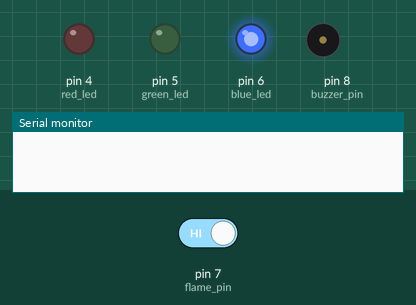
Recording of a sketch running on a simulated Arduino Uno, built with avr-gcc and run on an emulated ATmega328P. Parts: output pins drawn as LEDs (lit = HIGH), buzzer (waves = sounding), the last lines printed to the serial monitor. The inputs (shaded band) are chosen by the test bench; at power-on: pin 7 (flame_pin) HIGH.

Above: at 1.2 s.
1.3 s: pin 7 (flame_pin) driven LOW
At 9.0 s:
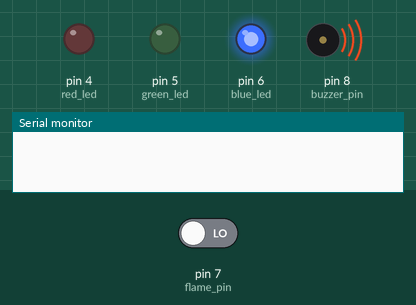
12.7 s: pin 7 (flame_pin) driven HIGH
At 13.3 s:
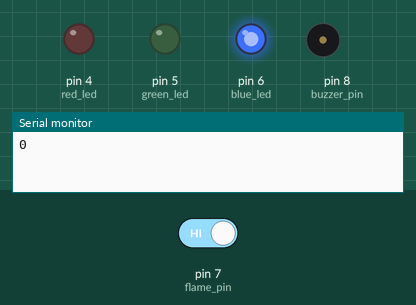
Timing chart, 0 to 15.7 s (numbered marks = the images above; inputs shaded):
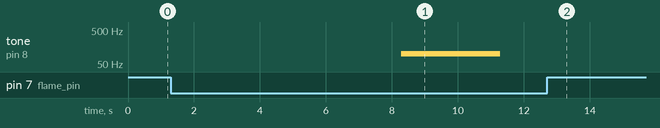

Measured:
- after the input at 1.3 s, tone on pin 8 (buzzer_pin): silent → 100 Hz after 7.0 s, → silent 3.0 s later
- after the input at 12.7 s, tone on pin 8 (buzzer_pin): stays silent (without the input it goes to 100 Hz after 3.8 s)

The sketch:

Arduino.ino
```cpp
#include <SPI.h>
#include <Wire.h>
#include <SoftwareSerial.h>
int red_led=4;
int green_led=5;
int blue_led=6;
int flame_pin=7;
int buzzer_pin=8;
unsigned long starttime;
unsigned long duration;
unsigned long cur_time;
unsigned long pre_time;
unsigned long sampletime_ms=10500;//10초마다 울림
unsigned int flame;

unsigned long hi;
unsigned long lo;
unsigned long CO2;
unsigned int ch;
SoftwareSerial mySerial(10, 11); // RX, TX
unsigned char hexdata[9] = {0xFF,0x01,0x86,0x00,0x00,0x00,0x00,0x00,0x79}; //Read the gas density command /Don't change the order
void setup() {
  Serial.begin(9600);
  pinMode(buzzer_pin,OUTPUT);
  pinMode(flame_pin,INPUT);
  pinMode(red_led,OUTPUT);
  pinMode(blue_led,OUTPUT);
  pinMode(green_led,OUTPUT);

  while(!Serial) {}
  mySerial.begin(9600);
  starttime=millis();
  pre_time=millis();
  duration=millis();
  digitalWrite(blue_led,1);
}
void loop() {
  for(int i=0; i<9; i++) {
     mySerial.write(hexdata,9);
    if(mySerial.available()>0) {
       ch = mySerial.read();
      if(i==2) { hi=ch; }   //High concentration
      if(i==3) { lo=ch; }   //Low concentration
      if(i==8) {
        CO2 = hi * 256 + lo;  //CO2 concentration
        //Serial.print("CO2 concentration: ");
        //Serial.print(CO2);
        //Serial.println("ppm");
      }
    }
  }
  if((millis()-duration)>8000){//5초마다 부저 울림
    duration=millis();
     if(CO2>=3000 || digitalRead(flame_pin)==0){
      tone(buzzer_pin,100,3000);
      }
  }
  delay(500);
  if((millis()-starttime)>sampletime_ms){//10초마다 데이터 전송 &&화재 알림
      Serial.println(String(CO2));
      starttime=millis();
      if(CO2<=1000){
          digitalWrite(green_led,0);
          digitalWrite(red_led,0);
          digitalWrite(blue_led,1);
      }
      else if(CO2>1000 && CO2<=3000){
        digitalWrite(blue_led,0);
        digitalWrite(red_led,0);
        digitalWrite(green_led,1);
      }
      else{
        digitalWrite(blue_led,0);
        digitalWrite(green_led,0);
        digitalWrite(red_led,1);
      }
    }
   // Serial.println(String(CO2));
}
```
